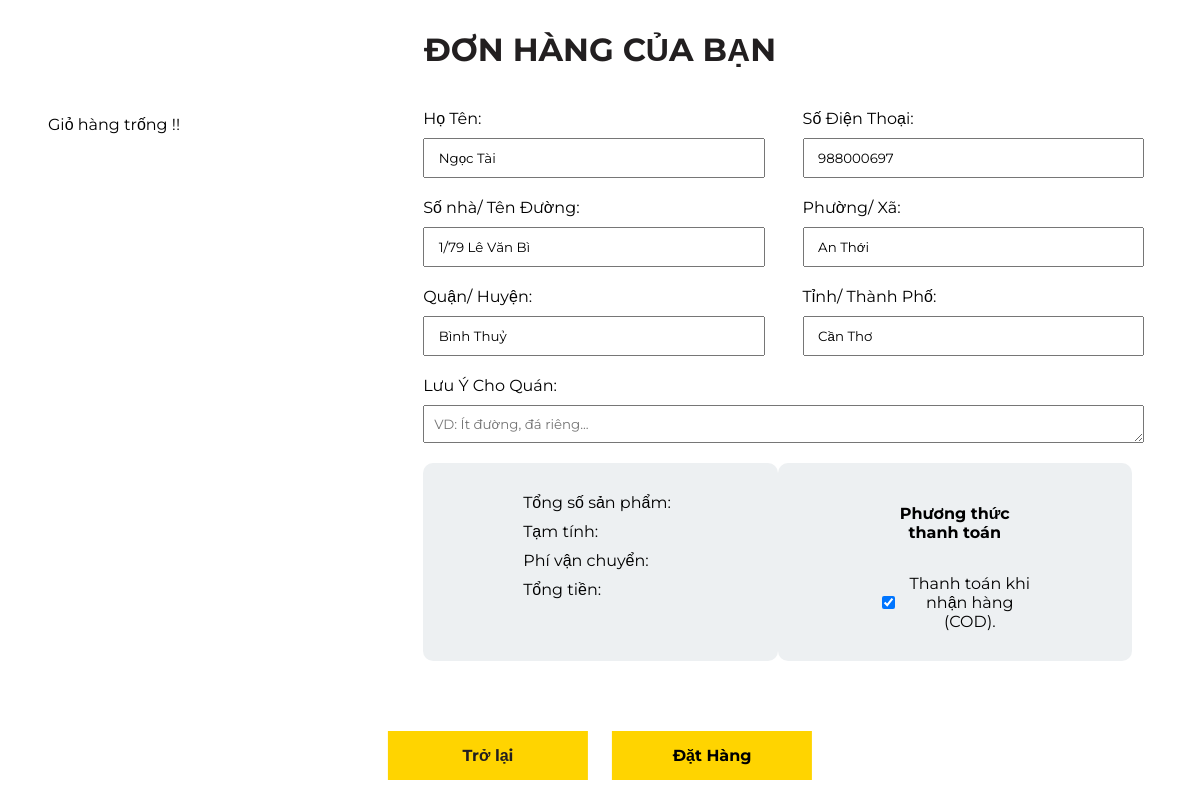
The page /checkout.php (signed in) on the database its author committed.
### tables this page shows
CREATE TABLE `users` (
  `user_id` varchar(10) NOT NULL,
  `user_name` varchar(15) NOT NULL,
  `email` varchar(255) NOT NULL,
  `pass_word` varchar(20) NOT NULL,
  `role` int(1) NOT NULL DEFAULT 1
);

CREATE TABLE `user_des` (
  `user_des_id` int(11) NOT NULL,
  `user_id` varchar(10) NOT NULL,
  `SDT` int(10) NOT NULL,
  `soNhaTenDuong` varchar(100) NOT NULL,
  `phuongXa` varchar(100) NOT NULL,
  `quanHuyen` varchar(100) NOT NULL,
  `tinhTP` varchar(100) NOT NULL
);

### checkout.php (the view, shortened to what this page needs)
<link href="https://cdnjs.cloudflare.com/ajax/libs/font-awesome/6.5.1/css/all.min.css" rel="stylesheet">
<h1>Đơn hàng của bạn</h1>
<div style="display: flex;">
    <section id="cart-container">
    </section>
    <?php
        $hoTen = $soDienThoai = $soNhaTenDuong = $phuongXa = $quanHuyen = $thanhPho = "";
        if (isset($_SESSION['user_id'])) {
            $loggedInUserId = $_SESSION['user_id'];
            $servername = "localhost";
            $username = "root";
            $password = "";
            $dbname = "z9milktea";
            $conn = new mysqli($servername, $username, $password, $dbname);
            $selectQuery = "SELECT user_name FROM users WHERE user_id = '$loggedInUserId'";
            $result = $conn->query($selectQuery);
            if ($result->num_rows > 0) {
                $row = $result->fetch_assoc();
                $hoTen = $row['user_name'];
            }
            $selectAddressQuery = "SELECT * FROM user_des WHERE user_id = '$loggedInUserId'";
            $resultAddress = $conn->query($selectAddressQuery);
            if ($resultAddress->num_rows > 0) {
                $rowAddress = $resultAddress->fetch_assoc();
                $soDienThoai = $rowAddress['SDT'];
                $soNhaTenDuong = $rowAddress['soNhaTenDuong'];
                $phuongXa = $rowAddress['phuongXa'];
                $quanHuyen = $rowAddress['quanHuyen'];
                $thanhPho = $rowAddress['tinhTP'];
            }
        }
    ?>
    <form method="POST" class="content-right">
        <section style="display: flex;">
            <section style="width: 50%">
                <label>Họ Tên:</label> <br>
                <input class="input-text" id="name" name="name" type="text" placeholder="Your name..." required value="<?php echo " $hoTen"; ?>">
            </section>
            <section style="width: 50%">
                <label>Số Điện Thoại:</label> <br>
                <input class="input-text" id="SDT" name="SDT" type="text" placeholder="Your number..." required value="<?php echo " $soDienThoai"; ?>">
            </section>
        </section>
        <section style="display: flex;  margin-top: 20px">
            <section style="width: 50%">
                <label>Số nhà/ Tên Đường:</label> <br>
                <input class="input-text" id="street" name="street" type="text" placeholder="Your street name..." required value="<?php echo " $soNhaTenDuong"; ?>">
            </section>
            <section style="width: 50%">
                <label>Phường/ Xã:</label> <br>
                <input class="input-text" id="wards" name="wards" type="text" placeholder="Your wards..." required value="<?php echo " $phuongXa"; ?>">
            </section>
        </section>
        <section style="display: flex;  margin-top: 20px">
            <section style="width: 50%;">
                <label>Quận/ Huyện:</label> <br>
                <input class="input-text" id="district" name="district" type="text" placeholder="Your district..." required value="<?php echo " $quanHuyen"; ?>">
            </section>
            <section style="width: 50%">
                <label>Tỉnh/ Thành Phố:</label> <br>
                <input class="input-text" id="city" name="city" type="text" placeholder="Your city..." required value="<?php echo " $thanhPho"; ?>">
            </section>
        </section>
        <section style="margin-top: 20px">
            <label>Lưu Ý Cho Quán:</label> <br>
            <textarea name="note" id="note" cols="30" rows="1" placeholder="VD: Ít đường, đá riêng..."></textarea>
        </section>
        <section style="display: flex; margin: 20px 50px 0 0; justify-content: space-between;">
            <div class="form-des-cart-left">
                <p class="total-products">Tổng số sản phẩm: <span></span></p>
                <p>Tạm tính: <span class="total-price"></span></p>
                <p>Phí vận chuyển: <span class="shipment-price"></span></p>
                <p>Tổng tiền: <span name="sum_price" class="sum-price"></span></p>
            </div>
            <div class="form-des-cart-right">
                <h4>Phương thức thanh toán</h4>
                <div style="display: flex; margin-top: 10px">
                    <input type="checkbox" checked>
                    <p style="margin-left: 10px;">Thanh toán khi nhận hàng (COD).</p>
                </div>
            </div>
        </section>
        <div class="btn-page">
            <button type="button">
                <a href="javascript:history.back()">Trở lại</a>
            </button>
            <button class="btn-od" type="submit">Đặt Hàng</button>
        </div>
    </form>
</div>

### checkout.php (style rules this page uses)
* { font-family: 'Montserrat', sans-serif; }
a { color: #000; text-decoration: none; list-style: none; }
#cart-container { width: 30%; overflow-x: hidden; overflow: auto; max-height: 550px; margin-left: 40px; }
h1 { margin: 30px 0px 30px 0px; text-align: center; text-transform: uppercase; color: #221F20; }
.content-right { width: 70%; padding: 10px; margin-left: 40px; }
.input-text { width: 90%; padding: 10px 10px; margin-top: 10px; }
.form-des-cart-left { width: 25.3%; padding: 20px 100px; background-color: rgba(220, 225, 230, 0.5); border-radius: 10px; }
.form-des-cart-left p, .form-des-cart-right p { margin: 10px 0px; }
.form-des-cart-right { width: 25.3%; padding: 20px 100px; background-color: rgba(220, 225, 230, 0.5); border-radius: 10px; text-align: center; }
.btn-page { position: fixed; bottom: 0px; left: 50%; transform: translateX(-50%); }
.btn-page button { margin: 20px 10px 20px 10px; width: 200px; padding: 15px 30px; background: #FFD400; cursor: pointer; transition: all 0.3s ease-in-out; font-weight: 700; border: none; font-size: 16px; }
.btn-page button a { color: #221F20; }
#note { width: 95%; padding: 10px; margin-top: 10px; }

### rows shown on the page
users: name "Ngọc Tài"
user_des: SDT "988000697", street "1/79 Lê Văn Bì", wards "An Thới", district "Bình Thuỷ", city "Cần Thơ"
